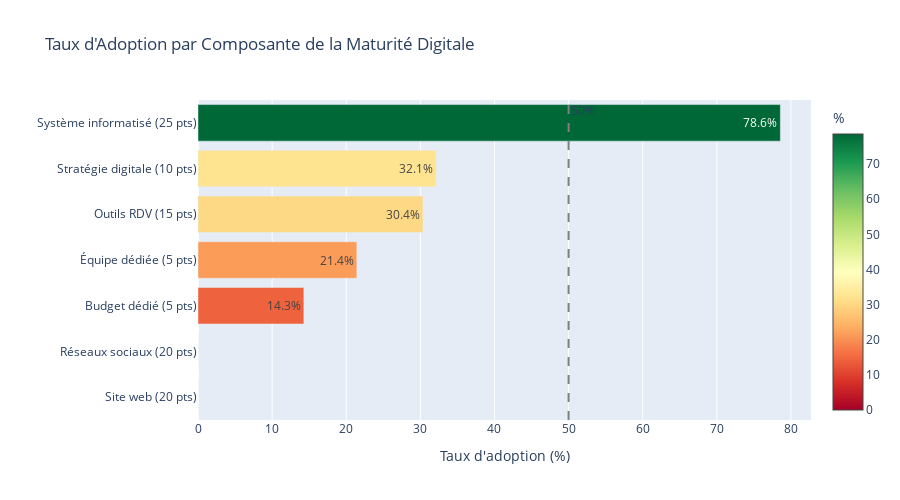

Write notebook code for a chart like this one.
### Markdown cell above
## 6. Analyse Détaillée des Composantes

### Code cell
# Taux d'adoption par composante
components = {
    'Système informatisé\n(25 pts)': 'has_informatic_management_system',
    'Site web\n(20 pts)': 'uses_website',
    'Réseaux sociaux\n(20 pts)': 'uses_social_media',
    'Outils RDV\n(15 pts)': 'uses_digital_tools_for_appointments',
    'Stratégie digitale\n(10 pts)': 'has_formal_digital_strategy',
    'Équipe dédiée\n(5 pts)': 'has_dedicated_digital_team',
    'Budget dédié\n(5 pts)': 'has_dedicated_digital_budget'
}

adoption_rates = {}
for name, col in components.items():
    rate = (df[col].sum() / len(df)) * 100
    adoption_rates[name] = rate

adoption_df = pd.DataFrame.from_dict(adoption_rates, orient='index', columns=['Taux'])
adoption_df = adoption_df.sort_values('Taux', ascending=True)

# Visualisation
fig = go.Figure(go.Bar(
    x=adoption_df['Taux'],
    y=adoption_df.index,
    orientation='h',
    marker=dict(
        color=adoption_df['Taux'],
        colorscale='RdYlGn',
        showscale=True,
        colorbar=dict(title="%")
    ),
    text=[f"{val:.1f}%" for val in adoption_df['Taux']],
    textposition='auto'
))

fig.update_layout(
    title='Taux d\'Adoption par Composante de la Maturité Digitale',
    xaxis_title='Taux d\'adoption (%)',
    yaxis_title='',
    height=500
)
fig.add_vline(x=50, line_dash="dash", line_color="gray", annotation_text="50%")
fig.show()

print("\n📊 Taux d'Adoption par Composante:")
print(adoption_df.to_string())

### Figure 1 — Plotly figure (JSON) as saved in the notebook; plotly's stock layout.template omitted (floating-point values rounded to 4 significant figures)
{"data": [{"marker": {"color": [0, 0, 14.29, 21.43, 30.36, 32.14, 78.57], "colorbar": {"title": {"text": "%"}}, "colorscale": [[0, "rgb(165,0,38)"], [0.1, "rgb(215,48,39)"], [0.2, "rgb(244,109,67)"], [0.3, "rgb(253,174,97)"], [0.4, "rgb(254,224,139)"], [0.5, "rgb(255,255,191)"], [0.6, "rgb(217,239,139)"], [0.7, "rgb(166,217,106)"], [0.8, "rgb(102,189,99)"], [0.9, "rgb(26,152,80)"], [1, "rgb(0,104,55)"]], "showscale": true}, "orientation": "h", "text": ["0.0%", "0.0%", "14.3%", "21.4%", "30.4%", "32.1%", "78.6%"], "textposition": "auto", "type": "bar", "x": [0, 0, 14.29, 21.43, 30.36, 32.14, 78.57], "y": ["Site web\n(20 pts)", "Réseaux sociaux\n(20 pts)", "Budget dédié\n(5 pts)", "Équipe dédiée\n(5 pts)", "Outils RDV\n(15 pts)", "Stratégie digitale\n(10 pts)", "Système informatisé\n(25 pts)"]}], "layout": {"annotations": [{"showarrow": false, "text": "50%", "x": 50, "xanchor": "left", "xref": "x", "y": 1, "yanchor": "top", "yref": "y domain"}], "height": 500, "shapes": [{"line": {"color": "gray", "dash": "dash"}, "type": "line", "x0": 50, "x1": 50, "xref": "x", "y0": 0, "y1": 1, "yref": "y domain"}], "title": {"text": "Taux d'Adoption par Composante de la Maturité Digitale"}, "xaxis": {"title": {"text": "Taux d'adoption (%)"}}, "yaxis": {"title": {"text": ""}}}}
